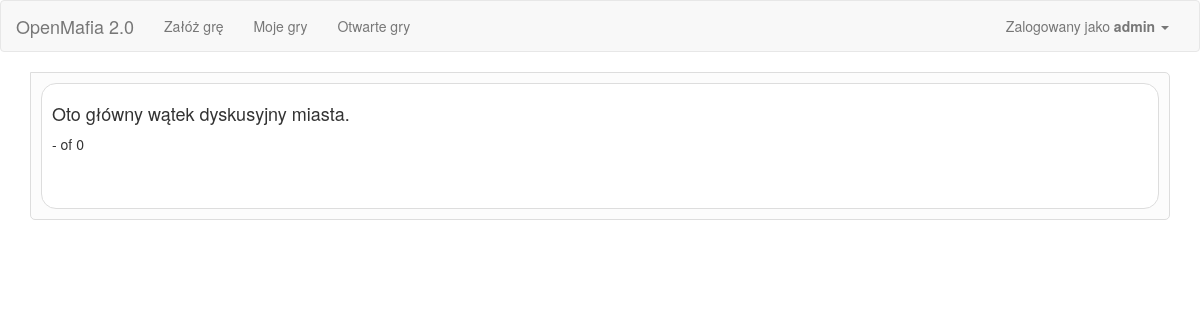
Page /game/1/forum/citizen_thread (signed in) on the earlier database version.
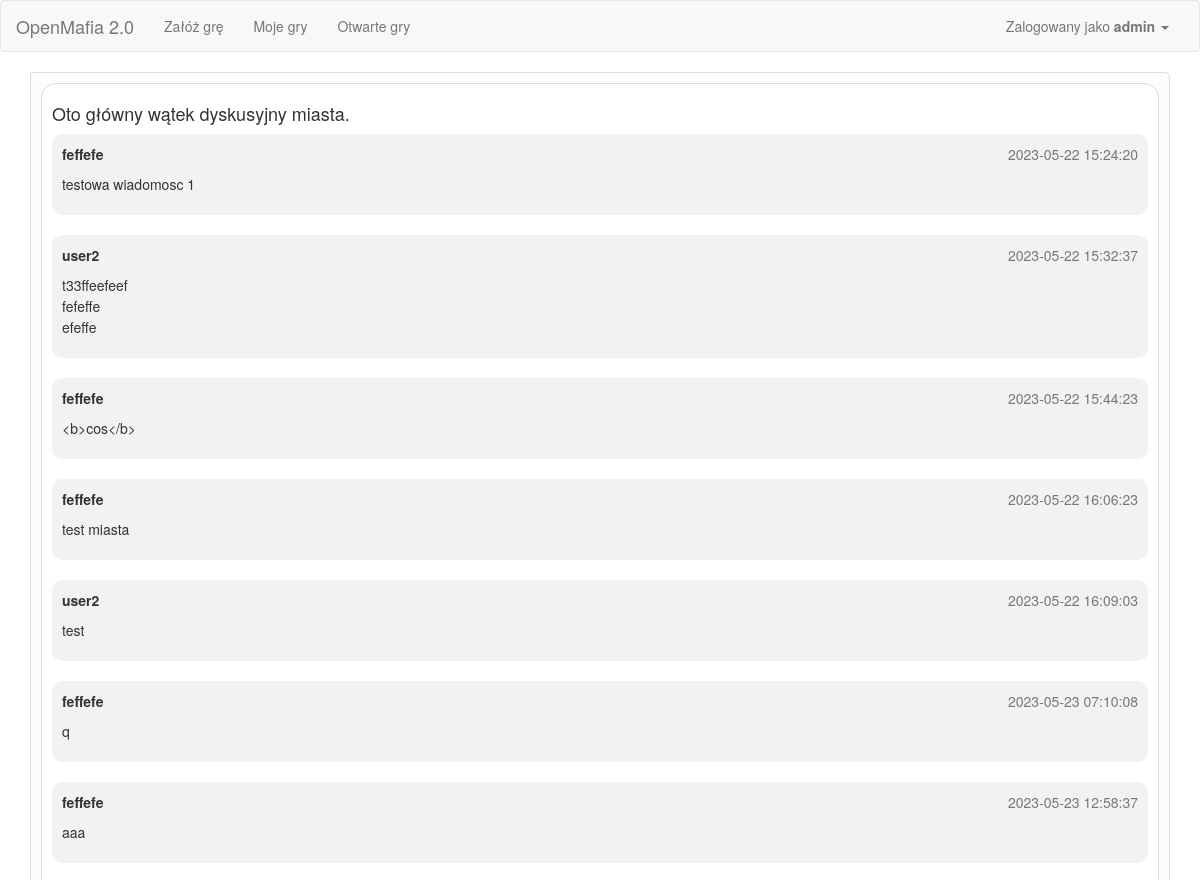
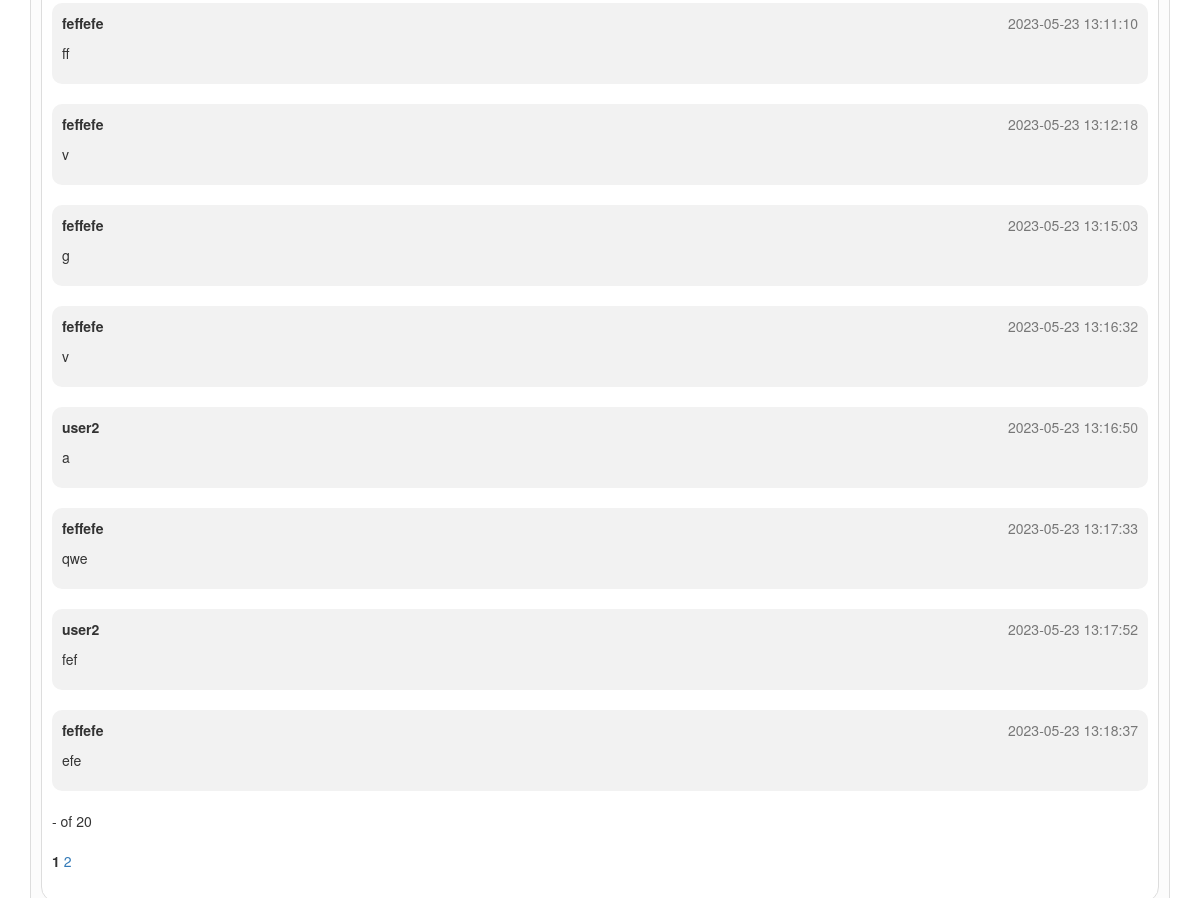
Same page on the later database version (2 pictures, top to bottom).
### app/Engine/DB/models.py (models this page shows, shortened)
class User(db.Model):
    __tablename__ = 'User'
    id = db.Column(db.Integer, primary_key=True)
    user = db.Column(db.String(64), unique=True)
    password = db.Column(db.String(500))
    name = db.Column(db.String(500))
    email = db.Column(db.String(120), unique=True)
    is_active = db.Column(db.Boolean)
    def is_active(self):
        return True

class Reply(db.Model):
    __tablename__ = 'Reply'
    id = db.Column(db.Integer, primary_key=True)
    reply_id = db.Column(db.Integer)
    content = db.Column(db.Text)
    date = db.Column(db.DateTime(timezone=True), server_default=func.now())
    author_id = db.Column(db.Integer, ForeignKey('GamePlayer.id'))
    inReplyTo = db.Column(db.Integer, ForeignKey('Topic.id'))
    author = relationship("GamePlayer")

class GamePlayer(db.Model):
    __tablename__ = 'GamePlayer'
    id = db.Column(db.Integer, primary_key=True)
    game_id = db.Column(db.Integer, ForeignKey('Game.id'))
    user_id = db.Column(db.Integer, ForeignKey('User.id'))
    order_id = db.Column(db.Integer)
    roles = relationship("Game_Roles")
    name = db.Column(db.String(500))
    status = db.Column(db.String(500))
    user = relationship("User")

### app/SetupGameModule/views.py (the view)
@SetupGameModule.route('<game_id>/forum/<forum_name>', methods=['GET', 'POST'])
@login_required
def forum(game_id, forum_name='citizen_thread'):
    game_id = int(game_id)
    page = int(request.args.get('page', default='1'))
    forum_form = ForumForm()
    db_api = GameApi()
    game = db_api.get_game(game_id)
    v = Validator(game, current_user)
    privileges = []
    if v.user_is_allowed_for_forum(forum_name):
        privileges.append('user_can_read')
        if v.user_can_write_in_forum(forum_name):
            privileges.append('user_can_write')
        forum_api = ForumApi(game.id, current_user.id)
        forums = forum_api.get_or_create_topics_for_game()
        if forum_name == 'citizen_thread':
            page_content = forum_api.get_thread_page(forums['citizen_thread'].id, page)
            thread_description = 'Oto główny wątek dyskusyjny miasta.'
        elif forum_name == 'mafioso_thread':
            page_content = forum_api.get_thread_page(forums['mafioso_thread'].id, page)
            thread_description = 'Witamy w mafijnym zakątku...'
        elif forum_name == 'graveyard_thread':
            page_content = forum_api.get_thread_page(forums['graveyard_thread'].id, page)
            thread_description = 'Cmentarne forum - miejsce życia po śmierci.'
        else:
            return redirect(url_for('SetupGameModule.lobby', game_id=game_id))
        data = {
            'thread_content': page_content,
            'thread_description': thread_description,
            'forum_name': forum_name,
            'privileges': privileges
        }
        return render_template('SetupGameModule_forum.html',
                               game=game,
                               data=data,
                               forum_form=forum_form)
    else:
        return redirect(url_for('SetupGameModule.lobby', game_id=game_id))

### app/Engine/DB/db_api.py (called while the page is built)
    def get_game(self, game_id):
        self.game = Game.query.filter_by(id=game_id).first()
        try:
            self.game.game_players.sort(key=lambda x: x.order_id)
        except TypeError:
            pass
        return self.game

    def get_topic(self, game_id, topic_title):
        topic = Topic.query.filter(Topic.game_id == game_id, Topic.title == topic_title).first()
        return topic

    def get_thread_page(self, thread_id, page):
        return Reply.query.filter(Reply.inReplyTo == thread_id).order_by(Reply.reply_id.asc()).paginate(page=page, per_page=15)

### app/SetupGameModule/validators.py (called while the page is built, shortened)
    def user_is_allowed_for_forum(self, forum_name):
        if forum_name == 'initial_thread':
            if self.game.status.name not in ['in_progress']:
                return True
            else:
                flash('Nie masz uprawnień do tego forum!', 'alert-danger')
                return False
        elif forum_name == 'mafioso_thread':
            return self.user_has_role('mafioso') or self.game.status.name == 'finished'
        elif forum_name == 'citizen_thread':
            return True # anyone can see citizen thread

    def user_can_write_in_forum(self, forum_name):
        if forum_name == 'initial_thread':
            return self.game.status.name not in ['in_progress']
        elif forum_name == 'graveyard_thread':
            user_status = [game_player.status for game_player in self.game.game_players if
                           game_player.user_id == self.current_user.id][0]
            return user_status == 'dead'
        elif forum_name == 'mafioso_thread':
            return self.user_has_role('mafioso')
        elif forum_name == 'citizen_thread':
            try:
                user_status = [game_player.status for game_player in self.game.game_players if
                               game_player.user_id == self.current_user.id][0]
            except:
                user_status = 'unknown'
            return user_status == 'alive'

### app/views.py (called while the page is built)
@app.before_request
def before_request():
    g.user = current_user

@lm.user_loader
def load_user(id):
    return User.query.get(int(id))

### app/SetupGameModule/templates/SetupGameModule_forum.html (shortened to what this page needs)
{% extends "base.html" %}
{% import "bootstrap/wtf.html" as wtf %}
{% block styles %}
{{ super() }}
<link rel="stylesheet" type="text/css" href="{{ url_for('SetupGameModule.static', filename='css/styles.css') }}">
{% endblock %}
{% macro render_pagination(pagination) %}
  <div class=page-items>
    {{ pagination.first }} - {{ pagination.last }} of {{ pagination.total }}
  </div>
  <div class=pagination>
    {% for page in pagination.iter_pages() %}
      {% if page %}
        {% if page != pagination.page %}
          <a href='?page={{ page }}'>{{ page }}</a>
        {% else %}
          <strong>{{ page }}</strong>
        {% endif %}
      {% else %}
        <span class=ellipsis>…</span>
      {% endif %}
    {% endfor %}
  </div>
{% endmacro %}
{%block main_content%}
  <div class="tab-content">
    {% if 'user_can_read' in data['privileges'] %}
    <div id="city" class="active">
      <div class="content-box post-bg-{{ data['forum_name'] }}">
          <h4>{{ data['thread_description'] }}</h4>
            {% for post in data['thread_content'].items %}
            <div class="post">
              <div class="post-header">
                <span class="post-login">{{ post.author.name }}</span>
                <span class="post-date">{{ post.date }}</span>
              </div>
              <div class="post-content">
                <p>
                {% for line in post.content.splitlines() %}
                {{line}}<br>
                {% endfor %}</p>
              </div>
            </div>
            {% endfor %}
            {{ render_pagination(data['thread_content']) }}
      </div>
  </div>
  {% endif %}
</div>
{%endblock%}

### app/templates/base.html (shortened to what this page needs)
{% extends "bootstrap/base.html" %}
{% block styles %}
{{ super() }}
<link rel="stylesheet" type="text/css" href="{{ url_for('static', filename='css/base_styles.css') }}">
<link rel="stylesheet" type="text/css" href="{{ url_for('static', filename='css/bootstrap_table.css') }}">
{% endblock %}
{% block navbar %}
<nav class="navbar navbar-default" id="nav">
	<div class="container-fluid">
	  <div class="navbar-header">
		<a class="navbar-brand" href="/">OpenMafia 2.0</a>
	  </div>
	  <div class="collapse navbar-collapse" id="bs-example-navbar-collapse-1">
		<ul class="nav navbar-nav">
			<li {{ 'class=active' if request.endpoint == 'SetupGameModule.setup_game' }} ><a href="{{ url_for('SetupGameModule.setup_game')}}">Załóż grę</a></li>
			<li><a href="{{ url_for('SetupGameModule.game_list')}}/my_games">Moje gry</a></li>
			<li><a href="{{ url_for('SetupGameModule.game_list')}}/open_games">Otwarte gry</a></li>
		</ul>
		<ul class="nav navbar-nav navbar-right">
		  <li><a href="#"></a></li>
		  <li class="dropdown">
			<a href="#" class="dropdown-toggle" data-toggle="dropdown" role="button" aria-haspopup="true" aria-expanded="false">
				{% if current_user.is_authenticated %}
				Zalogowany jako <b>{{ current_user.user }}</b>
				{% else %}
					Gość
				{% endif %}
				<span class="caret"></span>
			</a>
		  </li>
		</ul>
	  </div>
	</div>
  </nav>
{% endblock %}
{%block content %}
<div class="container">
	{%block main_content%}{%endblock%}
</div>
{%endblock%}

### app/SetupGameModule/static/css/styles.css (style rules this page uses)
.tab-content { border: 1px solid #ddd; padding: 10px; border-radius: 5px; border-top-left-radius: 0px; background-color: #fcfcfc; }
.tab-content > div { display: none; }
.tab-content > div.active { display: block; }
.content-box { background-color: #fff; border: 1px solid #ddd; border-radius: 15px; padding: 10px; margin-bottom: 10px; }
.tab-content .content-box:last-of-type { margin-bottom: 0px; }
.post { background-color: #f2f2f2; border-radius: 10px; padding: 10px; margin-bottom: 20px; }
.post-header { display: flex; justify-content: space-between; margin-bottom: 10px; }
.post-login { font-weight: bold; }
.post-date { color: #777; }
.post-content { line-height: 1.5; }
.post-bg-citizen_thread { background-color: white }

Differences in the rows shown:
added Reply: author.name "feffefe", date "2023-05-22 15:24:20", content "testowa wiadomosc 1"
added Reply: author.name "user2", date "2023-05-22 15:32:37", splitlines "t33ffeefeef" "fefeffe" "efeffe", shown under "Oto główny wątek dyskusyjny miasta."
added Reply: author.name "feffefe", date "2023-05-22 15:44:23", content "<b>cos</b>"
added Reply: author.name "feffefe", date "2023-05-22 16:06:23", content "test miasta"
added Reply: author.name "user2", date "2023-05-22 16:09:03", content "test"
added Reply: author.name "feffefe", date "2023-05-23 07:10:08", splitlines "q", shown under "Oto główny wątek dyskusyjny miasta."
added Reply: author.name "feffefe", date "2023-05-23 12:58:37", content "aaa"
added Reply: author.name "feffefe", date "2023-05-23 13:11:10", content "ff"
added Reply: author.name "feffefe", date "2023-05-23 13:12:18", splitlines "v", shown under "Oto główny wątek dyskusyjny miasta."
added Reply: author.name "feffefe", date "2023-05-23 13:15:03", splitlines "g", shown under "Oto główny wątek dyskusyjny miasta."
added Reply: author.name "feffefe", date "2023-05-23 13:16:32", splitlines "v", shown under "Oto główny wątek dyskusyjny miasta."
added Reply: author.name "user2", date "2023-05-23 13:16:50", splitlines "a", shown under "Oto główny wątek dyskusyjny miasta."
added Reply: author.name "feffefe", date "2023-05-23 13:17:33", content "qwe"
added Reply: author.name "user2", date "2023-05-23 13:17:52", content "fef"
added Reply: author.name "feffefe", date "2023-05-23 13:18:37", content "efe"
Other differences:
{{ pagination.total }}: "0" → "20"
new list line: "1"
new list line: "2"
